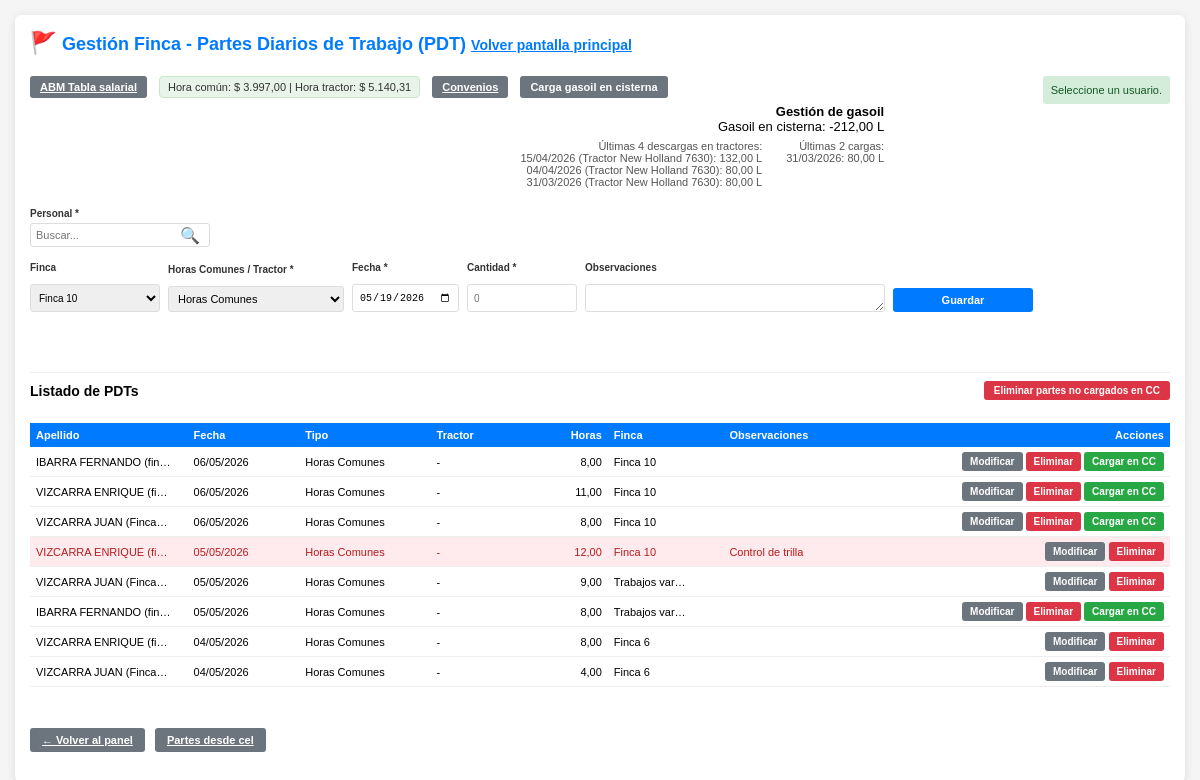
Page /gestionar_finca.php?cc=sin_usuario (signed in) on the committed database.
### tables this page shows
CREATE TABLE `gasoil` (
  `id` int(11) NOT NULL AUTO_INCREMENT,
  `fecha` date NOT NULL,
  `cantidad` decimal(10,2) NOT NULL COMMENT '+ carga sisterna, - tractor',
  `concepto` varchar(255) DEFAULT NULL,
  `pdt_id` int(11) DEFAULT NULL,
  `fecha_creacion` timestamp NOT NULL DEFAULT current_timestamp(),
  PRIMARY KEY (`id`),
  KEY `idx_fecha` (`fecha`),
  KEY `idx_pdt` (`pdt_id`)
);

CREATE TABLE `pdt` (
  `id` int(11) NOT NULL AUTO_INCREMENT,
  `usuario_id` int(11) NOT NULL,
  `tipo_horas` enum('Horas tractos','Horas Comunes') NOT NULL DEFAULT 'Horas Comunes',
  `tractor` varchar(100) DEFAULT NULL,
  `fecha` date NOT NULL,
  `horas` decimal(5,2) DEFAULT 0.00,
  `cant_gasoil` decimal(6,2) DEFAULT NULL,
  `cambio_aceite` tinyint(1) DEFAULT 0,
  `en_cc` tinyint(1) DEFAULT 0,
  `observaciones` text DEFAULT NULL,
  `fecha_creacion` timestamp NOT NULL DEFAULT current_timestamp(),
  `fecha_modificacion` timestamp NOT NULL DEFAULT current_timestamp() ON UPDATE current_timestamp(),
  `finca` varchar(200) DEFAULT NULL,
  PRIMARY KEY (`id`),
  KEY `idx_usuario` (`usuario_id`),
  KEY `idx_fecha` (`fecha`),
  CONSTRAINT `pdt_ibfk_1` FOREIGN KEY (`usuario_id`) REFERENCES `usuarios` (`id`) ON DELETE CASCADE
);

CREATE TABLE `usuarios` (
  `id` int(11) NOT NULL AUTO_INCREMENT,
  `acceso_creador_id` int(11) DEFAULT NULL COMMENT 'NULL=principal',
  `apellido` varchar(150) NOT NULL,
  `dni` varchar(20) NOT NULL,
  `cuit` varchar(25) DEFAULT NULL,
  `domicilio` varchar(200) DEFAULT NULL,
  `email` varchar(100) DEFAULT NULL,
  `celular` varchar(20) DEFAULT NULL,
  `consorcio` varchar(100) DEFAULT NULL,
  PRIMARY KEY (`id`),
  KEY `idx_acceso_creador` (`acceso_creador_id`)
);

### gestionar_finca.php (the view, shortened to what the rows shown need)
<?php
include 'verificar_sesion.php';
$desde_cel = DESDE_CEL;
if ($desde_cel) {
    $form_action_url = 'partes_desde_cel.php';
    $titulo_pagina = 'Partes desde cel';
} else {
    $form_action_url = 'gestionar_finca.php';
    $titulo_pagina = 'Gestión Finca - Partes Diarios de Trabajo (PDT)';
}
$es_nivel_0 = (isset($_SESSION['acceso_nivel']) && (int)$_SESSION['acceso_nivel'] === 0);
mysqli_query($conexion, "UPDATE pdt SET tipo_horas = 'Horas tractos', tractor = '" . mysqli_real_escape_string($conexion, PDT_TRACTOS_SIN_TRACTOR) . "' WHERE tipo_horas = 'Horas Comunes' AND TRIM(COALESCE(tractor,'')) = 'Horas comunes Sin Tractor'");
$lista_pdt = [];
$sql_lista = "SELECT p.id, p.usuario_id, p.tipo_horas, p.tractor, p.fecha, p.horas, p.cant_gasoil, p.cambio_aceite, p.en_cc, p.observaciones, p.finca, u.apellido AS usuario_nombre FROM pdt p INNER JOIN usuarios u ON u.id = p.usuario_id ORDER BY p.fecha DESC, p.id DESC LIMIT 200";
$res_lista = mysqli_query($conexion, $sql_lista);
if ($res_lista) {
    while ($row = mysqli_fetch_assoc($res_lista)) {
        $keys = array_map('strtolower', array_keys($row));
        $combined = @array_combine($keys, array_values($row));
        $lista_pdt[] = (is_array($combined) ? $combined : $row);
    }
}
$ultimas_descargas_tractores = [];
$r_descargas = mysqli_query($conexion, "SELECT fecha, cantidad, concepto FROM gasoil WHERE cantidad < 0 ORDER BY fecha DESC, id DESC LIMIT 4");
if ($r_descargas) {
    while ($d = mysqli_fetch_assoc($r_descargas)) {
        $ultimas_descargas_tractores[] = [
            'fecha' => $d['fecha'],
            'cantidad' => abs((float)$d['cantidad']),
            'concepto' => trim((string)($d['concepto'] ?? '')),
        ];
    }
}
$ultimas_cargas_gasoil = [];
$r_cargas = mysqli_query($conexion, "SELECT fecha, cantidad FROM gasoil WHERE cantidad > 0 ORDER BY fecha DESC, id DESC LIMIT 2");
if ($r_cargas) {
    while ($c = mysqli_fetch_assoc($r_cargas)) {
        $ultimas_cargas_gasoil[] = ['fecha' => $c['fecha'], 'cantidad' => (float)$c['cantidad']];
    }
}
?>
<!DOCTYPE html>
<html lang="es">
<head>
</head>
<?php
        $url_esc_volver = $desde_cel ? ($es_nivel_0 ? 'logout.php' : 'gestionar_finca.php') : 'index.php';
        $js_esc = "if((e.keyCode||e.which)==27){var f=document.getElementById('formCargaGasoilSisterna');if(f&&f.style.display!='none'){f.style.display='none';return false;}";
        $js_esc .= "location.href='".addslashes($url_esc_volver)."';return false;}";
        ?>
<body onkeydown="var e=event||window.event;<?= $js_esc ?>">
    <div class="container">
        <div style="display: flex; align-items: flex-start; justify-content: space-between; gap: 20px; flex-wrap: wrap; margin-bottom: 15px;">
            <h2 style="margin: 0;"><span style="font-size: 1.2em;" title="PDT">🚩</span> <?= htmlspecialchars($titulo_pagina) ?> <a href="<?= $desde_cel ? ($es_nivel_0 ? 'logout.php' : 'gestionar_finca.php') : 'index.php' ?>" id="linkVolverEsc" style="font-size: 14px; color: #007bff;" title="Volver (ESC)">Volver pantalla principal</a></h2>
            <div style="text-align: right; flex-shrink: 0; display: flex; align-items: flex-start; gap: 12px; flex-wrap: wrap;">
                <div class="seccion-carga-gasoil" style="display: flex; flex-direction: column; gap: 6px;">
                <div style="font-size: 13px;">
                    <strong>Gestión de gasoil</strong><br>
                    <?php if (!empty($ultimas_descargas_tractores) || !empty($ultimas_cargas_gasoil)): ?>
                    <div style="margin-top: 6px; font-size: 11px; color: #555; display: flex; gap: 24px; flex-wrap: wrap; align-items: flex-start;">
                        <?php if (!empty($ultimas_descargas_tractores)): ?>
                        <div>
                            Últimas 4 descargas en tractores:<br>
                            <?php foreach ($ultimas_descargas_tractores as $d): ?>
                            <?= date('d/m/Y', strtotime($d['fecha'])) ?><?= $d['concepto'] !== '' ? ' (' . htmlspecialchars($d['concepto']) . ')' : '' ?>: <?= number_format($d['cantidad'], 2, ',', '') ?> L<br>
                            <?php endforeach; ?>
                        </div>
                        <?php endif; ?>
                        <?php if (!empty($ultimas_cargas_gasoil)): ?>
                        <div>
                            Últimas 2 cargas:<br>
                            <?php foreach ($ultimas_cargas_gasoil as $c): ?>
                            <?= date('d/m/Y', strtotime($c['fecha'])) ?>: <?= number_format($c['cantidad'], 2, ',', '') ?> L<br>
                            <?php endforeach; ?>
                        </div>
                        <?php endif; ?>
                    </div>
                    <?php endif; ?>
                </div>
            </div>
        </div>
        <div style="margin-top: 24px; padding-top: 8px; position: relative; z-index: 2; clear: both; width: 100%; border-top: 1px solid #eee;">
            <div id="grid1" class="wrap-tabla-pdt">
        <table class="tabla-listado-pdt">
            <colgroup>
            </colgroup>
            <thead>
                <tr>
                    <th class="col-apellido">Apellido</th>
                    <th class="col-fecha">Fecha</th>
                    <th class="col-tipo">Tipo</th>
                    <th class="col-tractor">Tractor</th>
                    <th class="col-horas">Horas</th>
                    <th class="col-finca">Finca</th>
                    <th class="col-observaciones">Observaciones</th>
                    <th class="col-acciones">Acciones</th>
                </tr>
            </thead>
            <tbody>
                <?php $tiene_datos = count($lista_pdt) > 0; ?>
                <?php if ($tiene_datos): ?>
                    <?php foreach ($lista_pdt as $pdt): ?>
                        <?php
                        $p = function($k, $def = '') use ($pdt) {
                            $v = $pdt[$k] ?? $pdt[strtoupper($k)] ?? $pdt[ucfirst($k)] ?? $def;
                            return $v !== null && $v !== '' ? $v : $def;
                        };
                        $tiene_obs = !empty(trim((string)$p('observaciones', '')));
                        $uid = (int)$p('usuario_id', 0);
                        $nom = htmlspecialchars((string)$p('usuario_nombre', '-'));
                        $tipo = htmlspecialchars((string)$p('tipo_horas', '-'));
                        $tractor = htmlspecialchars((string)($p('tractor') ?: '-'));
                        $fechaRaw = $p('fecha', '');
                        $fechaFmt = $fechaRaw ? @date('d/m/Y', strtotime($fechaRaw)) : '-';
                        $horas = (float)$p('horas', 0);
                        $encc = (isset($pdt['en_cc']) ? (int)$pdt['en_cc'] : (int)($pdt['en_cc'] ?? 0));
                        $obs_raw = trim((string)$p('observaciones', ''));
                        $nom_show = (string)$nom; if (function_exists('mb_strlen') && function_exists('mb_substr') && mb_strlen($nom_show) > 20) { $nom_show = mb_substr($nom_show, 0, 20) . '…'; } elseif (strlen($nom_show) > 20) { $nom_show = substr($nom_show, 0, 20) . '…'; }
                        $tipo_show = (string)$tipo;
                        $tractor_show = (string)$tractor; if (function_exists('mb_strlen') && function_exists('mb_substr') && mb_strlen($tractor_show) > 10) { $tractor_show = mb_substr($tractor_show, 0, 10) . '…'; } elseif (strlen($tractor_show) > 10) { $tractor_show = substr($tractor_show, 0, 10) . '…'; }
                        $finca_raw = trim((string)$p('finca', ''));
                        if ($finca_raw === '') {
                            $finca_show = '—';
                        } elseif (function_exists('mb_strlen') && function_exists('mb_substr') && mb_strlen($finca_raw) > 12) {
                            $finca_show = htmlspecialchars(mb_substr($finca_raw, 0, 12)) . '…';
                        } elseif (strlen($finca_raw) > 12) {
                            $finca_show = htmlspecialchars(substr($finca_raw, 0, 12)) . '…';
                        } else {
                            $finca_show = htmlspecialchars($finca_raw);
                        }
                        $obs_show = (string)$obs_raw; if (function_exists('mb_strlen') && function_exists('mb_substr') && mb_strlen($obs_show) > 22) { $obs_show = mb_substr($obs_show, 0, 22) . '…'; } elseif (strlen($obs_show) > 22) { $obs_show = substr($obs_show, 0, 22) . '…'; }
                        $fecha_pdt = $fechaRaw ? substr($fechaRaw, 0, 10) : '';
                        $hoy = date('Y-m-d');
                        $ayer = date('Y-m-d', strtotime('-1 day'));
                        $mostrar_mod_elim = !$desde_cel || ($fecha_pdt === $hoy || $fecha_pdt === $ayer);
                        ?>
                        <tr class="fila-pdt<?= $tiene_obs ? ' fila-con-observaciones' : '' ?>" data-usuario-id="<?= $uid ?>"<?= $tiene_obs ? ' title="Clic para ver observaciones"' : '' ?>>
                            <?php $horas_show = number_format($horas, 2, ',', '.'); if (strlen($horas_show) > 6) { $horas_show = substr($horas_show, 0, 6) . '…'; } ?>
                            <td class="col-apellido" title="<?= $nom ?>"><?= $nom_show ?></td>
                            <td class="col-fecha" title="<?= $fechaFmt ?>"><?= $fechaFmt ?></td>
                            <td class="col-tipo" title="<?= $tipo ?>"><?= $tipo_show ?></td>
                            <td class="col-tractor" title="<?= $tractor ?>"><?= $tractor_show ?></td>
                            <td class="col-horas" title="<?= number_format($horas, 2, ',', '.') ?>"><?= $horas_show ?></td>
                            <td class="col-finca" title="<?= htmlspecialchars($finca_raw) ?>"><?= $finca_show ?></td>
                            <td class="col-observaciones" title="<?= htmlspecialchars($obs_raw) ?>"><?= htmlspecialchars($obs_show) ?></td>
                            <td class="col-acciones">
                                <div style="display: flex; justify-content: flex-end; width: 100%;">
                                <div class="acciones-botones">
                                    <?php if ($mostrar_mod_elim): ?>
                                    <form method="POST" action="<?= htmlspecialchars($form_action_url) ?>" style="display:inline;">
                                        <button type="submit" name="editar" class="btn btn-secondary">Modificar</button>
                                    </form>
                                    <form method="POST" action="<?= htmlspecialchars($form_action_url) ?>" style="display:inline;">
                                        <button type="submit" name="eliminar" class="btn btn-danger" onclick="return confirm('¿Eliminar este PDT?')">Eliminar</button>
                                    </form>
                                    <?php endif; ?>
                                    <?php if ($encc == 0 && !$desde_cel): ?>
                                    <form method="POST" action="<?= htmlspecialchars($form_action_url) ?>" style="display:inline;">
                                        <button type="submit" name="cargar_cc" class="btn btn-success">Cargar en CC</button>
                                    </form>
                                    <?php endif; ?>
                                </div>
                                </div>
                            </td>
                        </tr>
                    <?php endforeach; ?>
                <?php else: ?>
                    <tr>
                        <td colspan="8" style="text-align: center; padding: 15px; color: #666; font-size: 11px;">No hay partes diarios de trabajo registrados.</td>
                    </tr>
                <?php endif; ?>
            </tbody>
        </table>
            </div>
        </div>
    </div>
</body>
</html>

### rows in the picture
gasoil: fecha "15/04/2026", concepto "Tractor New Holland 7630", cantidad "132,00"
gasoil: fecha "04/04/2026", concepto "Tractor New Holland 7630", cantidad "80,00"
gasoil: fecha "31/03/2026", concepto "Tractor New Holland 7630", cantidad "80,00"
pdt: usuario.apellido "IBARRA FERNANDO (fin…", fecha "06/05/2026", tipo_horas "Horas Comunes", tractor "-", horas "8,00", finca "Finca 10"
pdt: usuario.apellido "VIZCARRA ENRIQUE (fi…", fecha "06/05/2026", tipo_horas "Horas Comunes", tractor "-", horas "11,00", finca "Finca 10"
pdt: usuario.apellido "VIZCARRA JUAN (Finca…", fecha "06/05/2026", tipo_horas "Horas Comunes", tractor "-", horas "8,00", finca "Finca 10"
pdt: usuario.apellido "VIZCARRA ENRIQUE (fi…", fecha "05/05/2026", tipo_horas "Horas Comunes", tractor "-", horas "12,00", finca "Finca 10", observaciones "Control de trilla"
pdt: usuario.apellido "VIZCARRA JUAN (Finca…", fecha "05/05/2026", tipo_horas "Horas Comunes", tractor "-", horas "9,00", finca "Trabajos var…"
pdt: usuario.apellido "IBARRA FERNANDO (fin…", fecha "05/05/2026", tipo_horas "Horas Comunes", tractor "-", horas "8,00", finca "Trabajos var…"
pdt: usuario.apellido "VIZCARRA ENRIQUE (fi…", fecha "04/05/2026", tipo_horas "Horas Comunes", tractor "-", horas "8,00", finca "Finca 6"
pdt: usuario.apellido "VIZCARRA JUAN (Finca…", fecha "04/05/2026", tipo_horas "Horas Comunes", tractor "-", horas "4,00", finca "Finca 6"

### other values in the picture
$titulo_pagina "Gestión Finca - Partes Diarios de Trabajo (PDT)"
$ultima_tabla_salarial['valor_hora_comun'] "3.997,00"
$ultima_tabla_salarial['valor_hora_tractor'] "5.140,31"
$gasoil_en_sisterna "-212,00"
date('d/m/Y', strtotime($c['fecha'])) "31/03/2026"
$c['cantidad'] "80,00"
$mensaje "Seleccione un usuario."
form field finca_sel "Finca 10"
